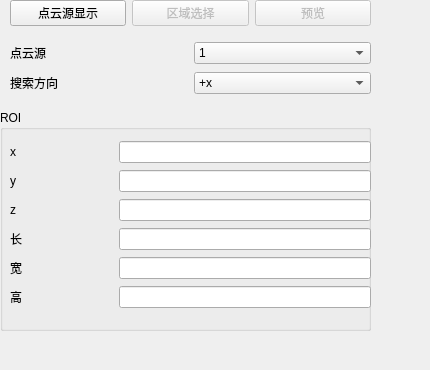
       <widget class="QWidget" name="point">
        <widget class="QStackedWidget" name="point_setting">
         <property name="geometry">
          <rect>
           <x>0</x>
           <y>30</y>
           <width>421</width>
           <height>331</height>
          </rect>
         </property>
         <property name="currentIndex">
          <number>0</number>
         </property>
         <widget class="QWidget" name="point_general_setting">
          <widget class="QGroupBox" name="point_ROI_setting">
           <property name="geometry">
            <rect>
             <x>0</x>
             <y>80</y>
             <width>371</width>
             <height>221</height>
            </rect>
           </property>
           <property name="title">
            <string>ROI</string>
           </property>
           <widget class="QWidget" name="layoutWidget">
            <property name="geometry">
             <rect>
              <x>10</x>
              <y>30</y>
              <width>361</width>
              <height>170</height>
             </rect>
            </property>
            <layout class="QGridLayout" name="gridLayout">
             <item row="0" column="0" colspan="2">
              <widget class="QLabel" name="label_126">
               <property name="text">
                <string>x                             </string>
               </property>
              </widget>
             </item>
             <item row="0" column="2">
              <widget class="QLineEdit" name="point_x"/>
             </item>
             <item row="1" column="0" colspan="2">
              <widget class="QLabel" name="label_127">
               <property name="text">
                <string>y</string>
               </property>
              </widget>
             </item>
             <item row="1" column="2">
              <widget class="QLineEdit" name="point_y"/>
             </item>
             <item row="2" column="0" colspan="2">
              <widget class="QLabel" name="label_128">
               <property name="text">
                <string>z</string>
               </property>
              </widget>
             </item>
             <item row="2" column="2">
              <widget class="QLineEdit" name="point_z"/>
             </item>
             <item row="3" column="2">
              <widget class="QLineEdit" name="point_l"/>
             </item>
             <item row="4" column="2">
              <widget class="QLineEdit" name="point_w"/>
             </item>
             <item row="5" column="2">
              <widget class="QLineEdit" name="point_h"/>
             </item>
             <item row="3" column="0" colspan="2">
              <widget class="QLabel" name="label_129">
               <property name="text">
                <string>长</string>
               </property>
              </widget>
             </item>
             <item row="4" column="0" colspan="2">
              <widget class="QLabel" name="label_130">
               <property name="text">
                <string>宽</string>
               </property>
              </widget>
             </item>
             <item row="5" column="0" colspan="2">
              <widget class="QLabel" name="label_131">
               <property name="text">
                <string>高</string>
               </property>
              </widget>
             </item>
            </layout>
           </widget>
          </widget>
          <widget class="QWidget" name="layoutWidget">
           <property name="geometry">
            <rect>
             <x>10</x>
             <y>10</y>
             <width>361</width>
             <height>26</height>
            </rect>
           </property>
           <layout class="QHBoxLayout" name="horizontalLayout_106">
            <item>
             <widget class="QLabel" name="label_91">
              <property name="text">
               <string>点云源</string>
              </property>
             </widget>
            </item>
            <item>
             <widget class="QComboBox" name="point_cloud">
              <property name="styleSheet">
               <string notr="true">selection-color: rgb(0, 0, 0);</string>
              </property>
              <item>
               <property name="text">
                <string>1</string>
               </property>
              </item>
             </widget>
            </item>
           </layout>
          </widget>
          <widget class="QWidget" name="layoutWidget">
           <property name="geometry">
            <rect>
             <x>10</x>
             <y>40</y>
             <width>361</width>
             <height>26</height>
            </rect>
           </property>
           <layout class="QHBoxLayout" name="horizontalLayout_107">
            <item>
             <widget class="QLabel" name="label_123">
              <property name="text">
               <string>搜索方向</string>
              </property>
             </widget>
            </item>
            <item>
             <widget class="QComboBox" name="point_direction">
              <property name="styleSheet">
               <string notr="true">selection-color: rgb(0, 0, 0);</string>
              </property>
              <item>
               <property name="text">
                <string>+x</string>
               </property>
              </item>
              <item>
               <property name="text">
                <string>-x</string>
               </property>
              </item>
              <item>
               <property name="text">
                <string>+y</string>
               </property>
              </item>
              <item>
               <property name="text">
                <string>-y</string>
               </property>
              </item>
             </widget>
            </item>
           </layout>
          </widget>
         </widget>
        </widget>
        <widget class="QWidget" name="layoutWidget">
         <property name="geometry">
          <rect>
           <x>10</x>
           <y>0</y>
           <width>361</width>
           <height>26</height>
          </rect>
         </property>
         <layout class="QHBoxLayout" name="horizontalLayout_108">
          <item>
           <widget class="QPushButton" name="point_general">
            <property name="text">
             <string>点云源显示</string>
            </property>
           </widget>
          </item>
          <item>
           <widget class="QPushButton" name="point_ROI">
            <property name="enabled">
             <bool>false</bool>
            </property>
            <property name="text">
             <string>区域选择</string>
            </property>
           </widget>
          </item>
          <item>
           <widget class="QPushButton" name="point_preview">
            <property name="enabled">
             <bool>false</bool>
            </property>
            <property name="text">
             <string>预览</string>
            </property>
           </widget>
          </item>
         </layout>
        </widget>
       </widget>
